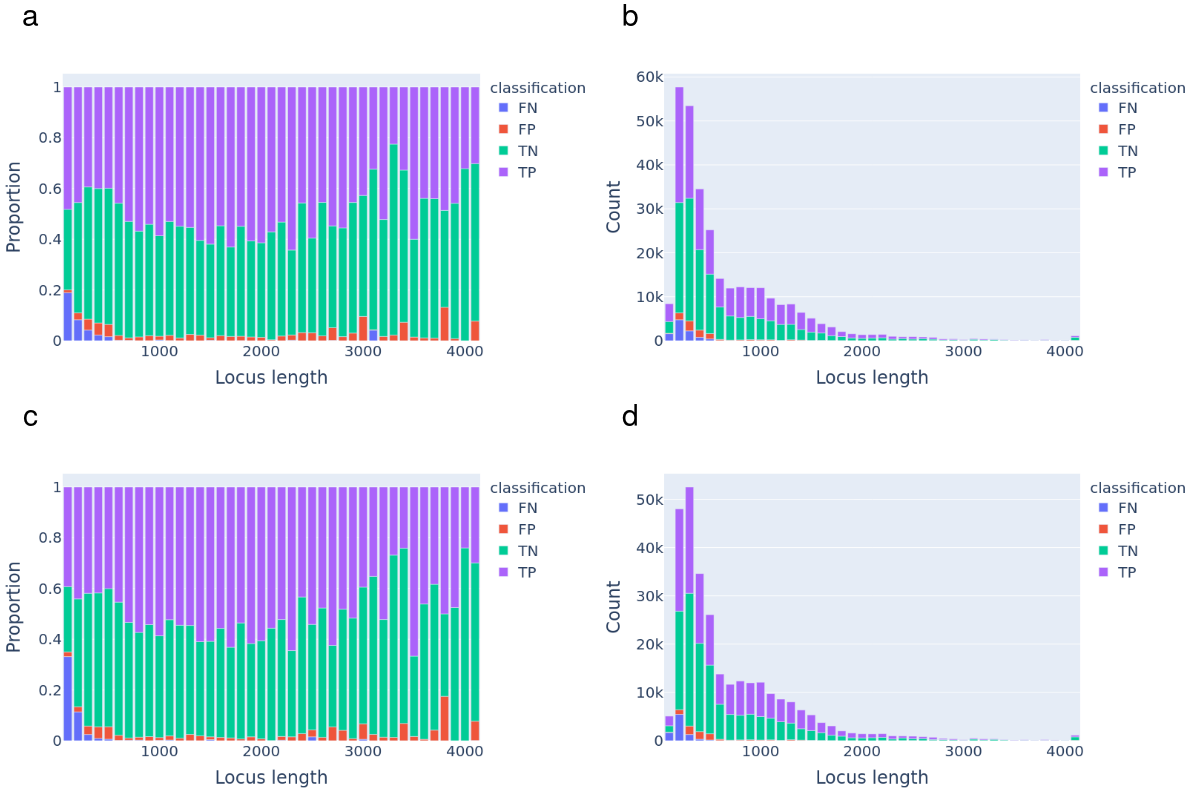

Reproduce this figure in R.
library(png)
library(grid)
library(gridExtra)

png(file="gene_classification.png", width=1200, height=800)

gene_classification_illumina <- grid::rasterGrob(readPNG("gene_classification_by_gene_length.illumina.png"))
gene_classification_illumina_normalised <- grid::rasterGrob(readPNG("gene_classification_by_gene_length_normalised.illumina.png"))
gene_classification_nanopore <- grid::rasterGrob(readPNG("gene_classification_by_gene_length.nanopore.png"))
gene_classification_nanopore_normalised <- grid::rasterGrob(readPNG("gene_classification_by_gene_length_normalised.nanopore.png"))


gridExtra::grid.arrange(
  arrangeGrob(gene_classification_illumina_normalised, top = textGrob("a",  x = 0.05, gp=gpar(fontsize=30))),
  arrangeGrob(gene_classification_illumina, top = textGrob("b",  x = 0.05, gp=gpar(fontsize=30))),
  arrangeGrob(gene_classification_nanopore_normalised, top = textGrob("c",  x = 0.05, gp=gpar(fontsize=30))),
  arrangeGrob(gene_classification_nanopore, top = textGrob("d",  x = 0.05, gp=gpar(fontsize=30))),
  ncol=2
  )

dev.off()
